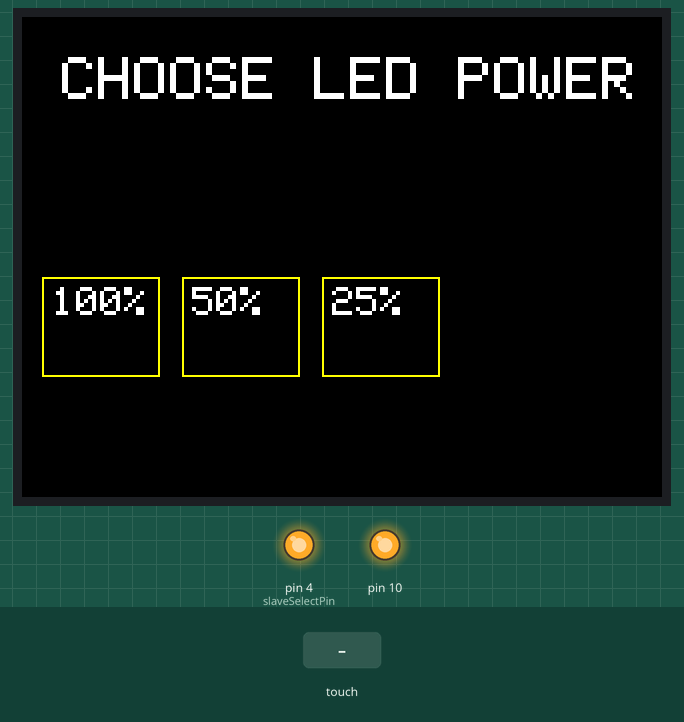
Simulated run of this sketch. Board: Arduino Uno, built with avr-gcc and run on an emulated ATmega328P. On the bench: 320×240 colour display, output pins drawn as LEDs (lit = HIGH). Inputs (shaded band) come from the test bench.

Above: at 1.5 s.
1.6 s: touch panel pressed at 13 % / 70 % of its raw x / y range
At 3.8 s:
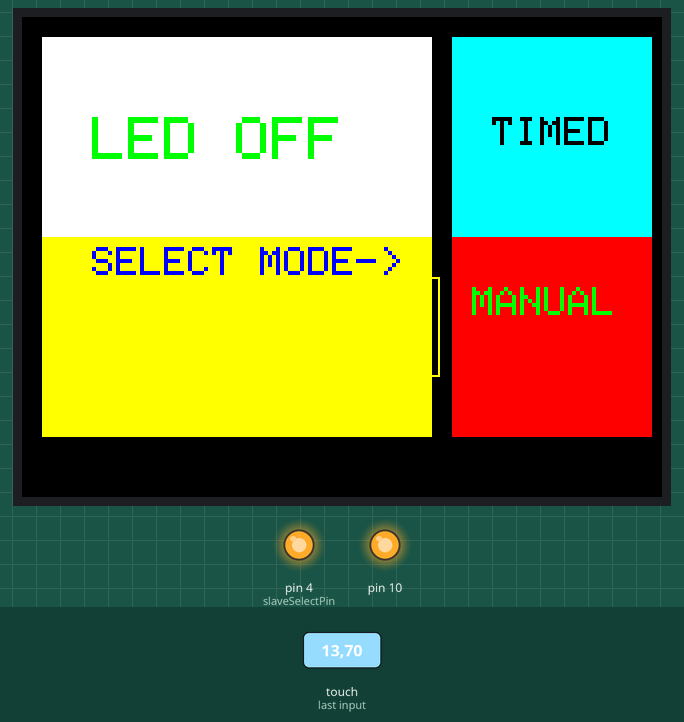
4.1 s: touch panel pressed at 87 % / 10 % of its raw x / y range
At 5.8 s:
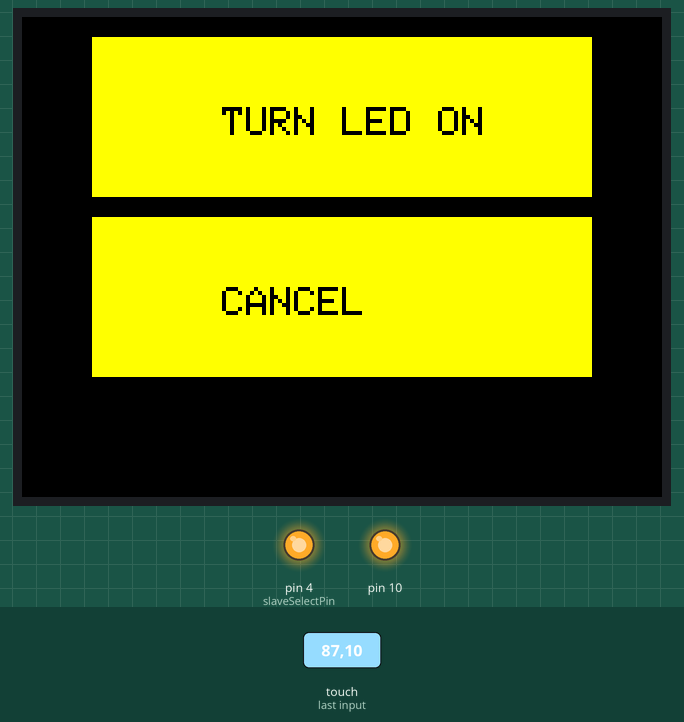
6.8 s: touch panel pressed at 13 % / 50 % of its raw x / y range
At 6.9 s:
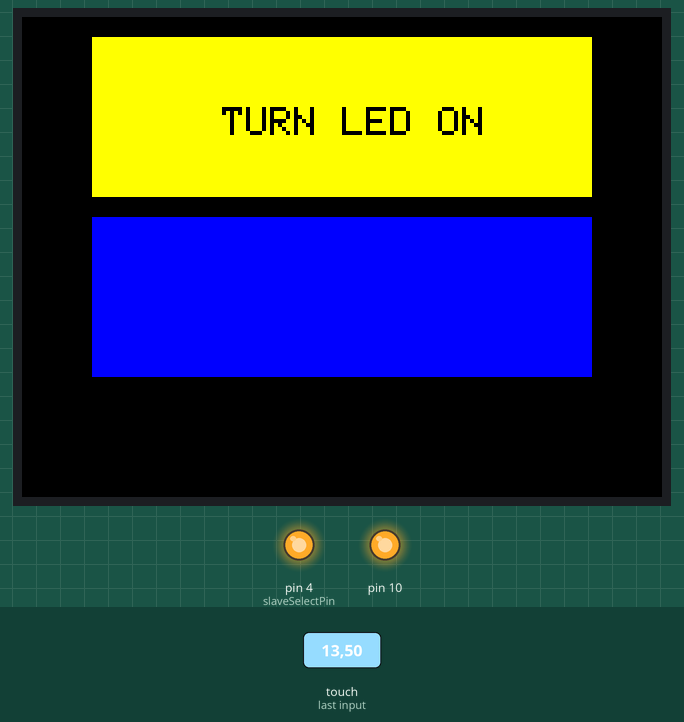
8.7 s: touch panel pressed at 13 % / 10 % of its raw x / y range
At 10.4 s:
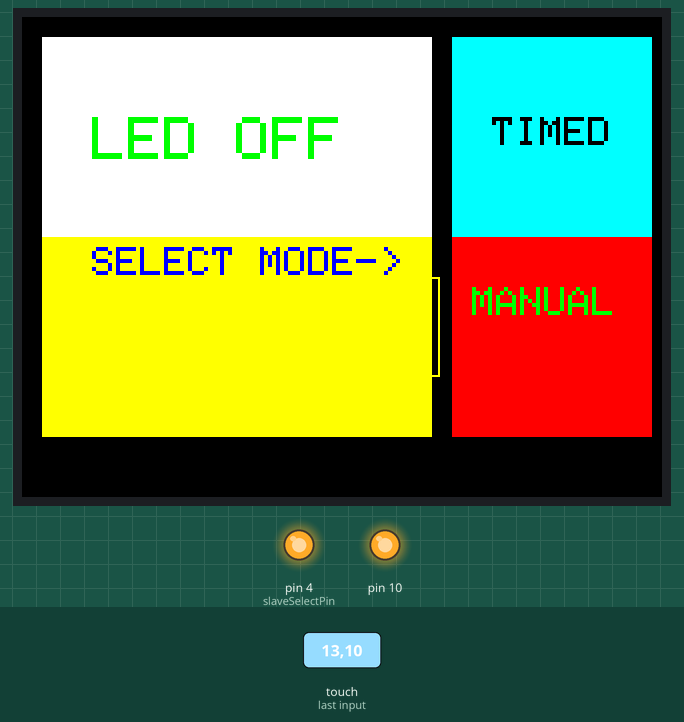
11.2 s: touch panel pressed at 87 % / 50 % of its raw x / y range
At 11.9 s:
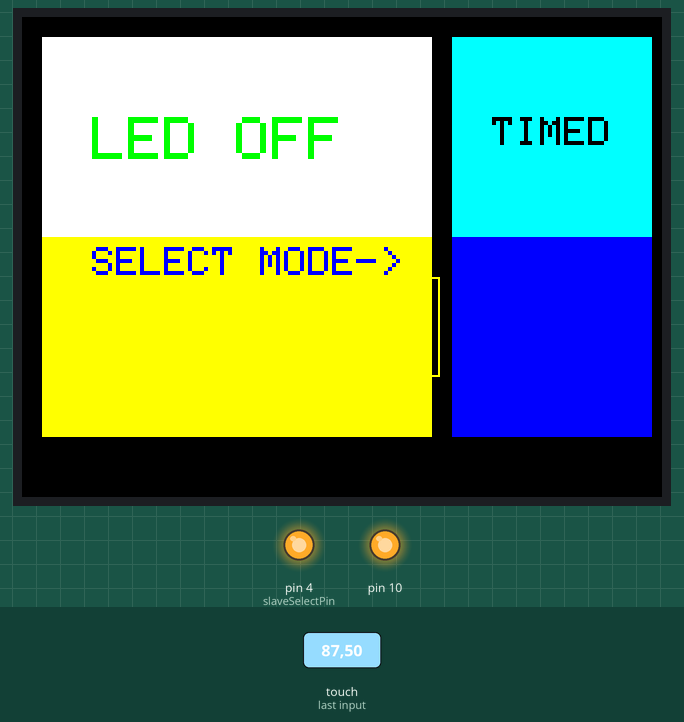
13.7 s: touch panel pressed at 38 % / 70 % of its raw x / y range
At 14.5 s:
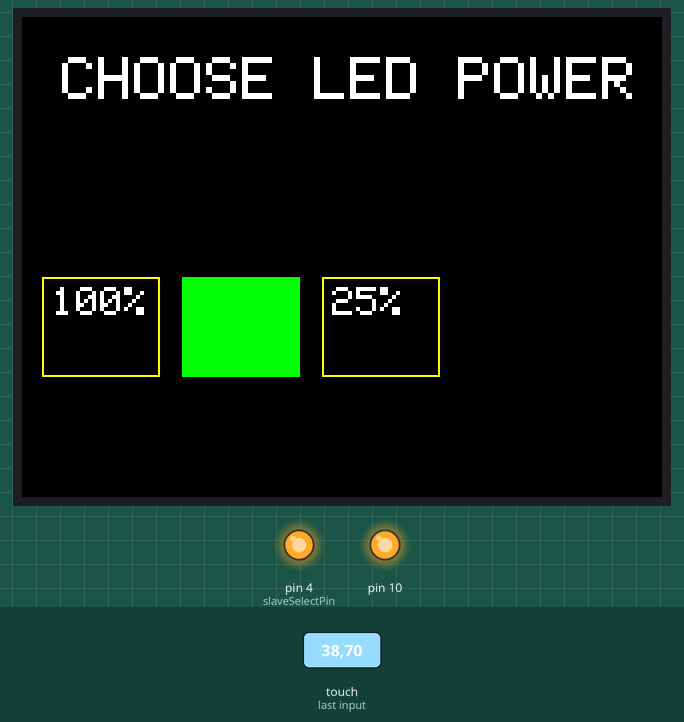
Timing chart, 0 to 16.7 s (numbered marks = the images above; inputs shaded):
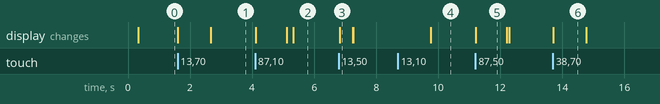

The sketch:

LED_PlungeFreeze.ino
```cpp
/*This is the code for simple operation of LED assembled in Vitrobot. Select "Timed" mode.
 * For customized operation add code in the Manual (M) case.
 * LED stays ON for 6 seconds.
 * Turn LED ON towards the end of blotting process to minimize scattered light.
 * Install Adafruit_GFX, Adafruit_ILI9341 and XPT2046_Touchscreen libraries
 */
#include <Wire.h>
#include <SPI.h>
#include "Adafruit_GFX.h"
#include "Adafruit_ILI9341.h"
#include <XPT2046_Touchscreen.h>

#define CS_PIN  9
#define TFT_DC  8
#define TFT_CS 7
// MOSI=11, MISO=12, SCK=13
//XPT2046_Touchscreen ts(CS_PIN);
#define TIRQ_PIN  2
//XPT2046_Touchscreen ts(CS_PIN);  // Param 2 - NULL - No interrupts
//XPT2046_Touchscreen ts(CS_PIN, 255);  // Param 2 - 255 - No interrupts
XPT2046_Touchscreen ts(CS_PIN, TIRQ_PIN);  // Param 2 - Touch IRQ Pin - interrupt enabled polling

Adafruit_ILI9341 tft = Adafruit_ILI9341(TFT_CS, TFT_DC);

unsigned long t0;
int ctr=1;int Pwm_v;float blotTime=0; int expTime=5000;const int slaveSelectPin = 4;float tmpTime;
char power, key[3]={'0','z','z'};//char temp1='z';char temp2='z';
int xpos=0, ypos=0; char choice;

void setup(){

  delay(100); // Pause for 2 seconds
  tft.begin();
  tft.setRotation(1);
  tft.fillScreen(ILI9341_BLACK);
  ts.begin();
  ts.setRotation(3);
  while (!Serial && (millis() <= 1000));
  pinMode(slaveSelectPin, OUTPUT);//to DAC(MCP4822)for SPI
  SPI.begin();
  digitalWrite(slaveSelectPin, LOW);
  delay(1);
  SPI.transfer(0b00010000);//Ch-A,X,Gain 1,SHDN',and 4 MSB of DAC value
  SPI.transfer(0b00000000);//8 LSB. Dac value 0 - TurnOFF led
  delay(1);
  digitalWrite(slaveSelectPin, HIGH);delay(1);
  digitalWrite(slaveSelectPin, LOW);
  delay(1);SPI.transfer(0b10010000);SPI.transfer(0b00000000);delay(1);
  digitalWrite(slaveSelectPin, HIGH);SPI.end();
}
void(* resetFunc) (void) = 0; boolean istouched= false;

void loop(){
  tft.setTextSize(3);tft.setTextColor(ILI9341_WHITE);tft.setCursor(20, 20);tft.print("CHOOSE LED POWER");
  tft.drawRect(10,130,59,50,ILI9341_YELLOW);tft.setTextSize(2);tft.setTextColor(ILI9341_WHITE);tft.setCursor(15,135);tft.print("100%");
  tft.drawRect(80,130,59,50,ILI9341_YELLOW);tft.setTextSize(2);tft.setTextColor(ILI9341_WHITE);tft.setCursor(85,135);tft.print("50%");
  tft.drawRect(150,130,59,50,ILI9341_YELLOW);tft.setTextSize(2);tft.setTextColor(ILI9341_WHITE);tft.setCursor(155,135);tft.print("25%");
    while(!istouched){
    istouched = ts.touched();
    if(istouched){
      TS_Point p = ts.getPoint();
      xpos=map(p.x,200,3700,0,320);   ypos=map(p.y,325,3670,0,240);
      if(ypos>130 && ypos<185){
        if(xpos>10 && xpos<70) {power = 'F'; tft.fillRect(10,130,59,50,ILI9341_GREEN);}
        else if(xpos>80 && xpos<140){power = 'H'; tft.fillRect(80,130,59,50,ILI9341_GREEN);}
        else if(xpos>150 && xpos<210){power = 'Q'; tft.fillRect(150,130,59,50,ILI9341_GREEN);}
        else istouched = false;
      }
    }
    }
    istouched = false; delay(1000);
  tft.fillRect(10,10,195,100,ILI9341_WHITE);tft.setTextSize(3);tft.setTextColor(ILI9341_GREEN);tft.setCursor(35, 50);tft.print("LED OFF");
  tft.fillRect(10,110,195,100,ILI9341_YELLOW);tft.setTextSize(2);tft.setTextColor(ILI9341_BLUE);tft.setCursor(35, 115);tft.print("SELECT MODE->");
  tft.fillRect(215,10,100,100,ILI9341_CYAN);tft.setTextSize(2);tft.setTextColor(ILI9341_BLACK);tft.setCursor(235, 50);tft.print("TIMED");
  tft.fillRect(215,110,100,100,ILI9341_RED);tft.setTextSize(2);tft.setTextColor(ILI9341_GREEN);tft.setCursor(225, 135);tft.print("MANUAL");

  while(!istouched){
    istouched = ts.touched();
    if(istouched){
      TS_Point p = ts.getPoint();
      xpos=map(p.x,200,3700,0,320);   ypos=map(p.y,325,3670,0,240);
      if((xpos>205 && xpos<305)&&(ypos>10 && ypos<110)) {choice = 'T';tft.fillRect(215,10,100,100,ILI9341_BLUE); delay(1000);}
      else if ((xpos>205 && xpos<305)&&(ypos>110 && ypos<210)) {choice = 'M';tft.fillRect(215,110,100,100,ILI9341_BLUE);delay(1000);}
      else istouched = false;
      }
    }

   istouched = false;
 switch (choice){
    case 'T':
               istouched = false;
               tft.fillScreen(ILI9341_BLACK); delay(100);
               tft.fillRect(35,10,250,80,ILI9341_YELLOW);tft.setTextSize(2);tft.setTextColor(ILI9341_BLACK);tft.setCursor(100, 45);tft.print("TURN LED ON");//LED turns ON immediately
               tft.fillRect(35,100,250,80,ILI9341_YELLOW);tft.setTextSize(2);tft.setTextColor(ILI9341_BLACK);tft.setCursor(100, 135);tft.print("CANCEL");
               while(!istouched){
                istouched = ts.touched();
                if(istouched){
                  TS_Point p = ts.getPoint();
                  xpos=map(p.x,200,3700,0,320);   ypos=map(p.y,325,3670,0,240);
                  if(xpos > 35 && xpos < 285){
                    if(ypos > 10 && ypos < 90) {tft.fillRect(35,10,250,80,ILI9341_BLUE);}
                    else if (ypos > 100 && ypos < 180) {tft.fillRect(35,100,250,80,ILI9341_BLUE); delay(100);resetFunc();}
                    }
                  else istouched = false;
                  }
                }
               istouched = false;xpos=0; ypos=0;
               /*tft.fillRect(35,100,250,80,ILI9341_WHITE);tft.setTextSize(2);tft.setTextColor(ILI9341_BLACK);tft.setCursor(100, 135);tft.print("Delay....");*/
               tft.setTextSize(4);tft.setTextColor(ILI9341_RED);tft.setCursor(100, 45);tft.print("LED ON");
               dac(6000, power);//LED stays ON for 6 seconds
               break;
    case 'M':
              /* For operation of the LED exposure system in a customized way user needs to code here*/
              break;
  }

  //delay(expTime);
  tft.fillScreen(ILI9341_BLACK);
}

void dac (int durExposure, char ledPow) //Digital-2-analog IC generates appropriate voltage for the LED driver
{
  SPI.begin();
  digitalWrite(slaveSelectPin, LOW);
  delayMicroseconds(10);
  if (ledPow == 'H'){//HalfPower 500mA to LED
    SPI.transfer(0b00010100);//Ch-A,X,Gain 2,SHDN', 4 MSB of DAC value
    SPI.transfer(0b11100010);//8 LSB. DAC value 0.625V=0.5A to LED
  }
  else if(ledPow == 'Q'){
    SPI.transfer(0b00010010);SPI.transfer(0b01001110);}//0.59 V to recom from DACa:0.25A to LED
  else if(ledPow == 'L'){SPI.transfer(0b00010000);SPI.transfer(0b00111100);}//0.03 V DACa
  else{//FullPower 1000mA to LED
    SPI.transfer(0b00011001);//Ch-A,X,Gain 2,SHDN', 4 MSB of DAC value
    SPI.transfer(0b11000100);//8 LSB. DAC value 2.5V=1A to LED RECOM Driver
  }
  delayMicroseconds(10);
  digitalWrite(slaveSelectPin, HIGH);delay(1);
  delay(durExposure);
  digitalWrite(slaveSelectPin, LOW);//Dac value 0V - TurnOFF led
  delayMicroseconds(10);
  SPI.transfer(0b00010000);//Ch-A,X,Gain 2,SHDN', 4 MSB of DAC value
  SPI.transfer(0b00000000);//8 LSB
  digitalWrite(slaveSelectPin, HIGH);
  delayMicroseconds(10);
  digitalWrite(slaveSelectPin, HIGH);delayMicroseconds(10);
  SPI.end();
}
```

Measured:
- after the input at 1.6 s, the display: first changes at once (image 1 shows a later state)
- after the input at 4.1 s, the display: first changes at once (image 2 shows a later state)
- after the input at 6.8 s, the display: changes at once (image 3)
- after the input at 8.7 s, the display: changes after 1.1 s (image 4)
- after the input at 11.2 s, the display: changes at once (image 5)
- after the input at 13.7 s, the display: changes at once (image 6)
- what the display in image 3 shows lasts 0.4 s, from 6.8 s to 7.2 s
